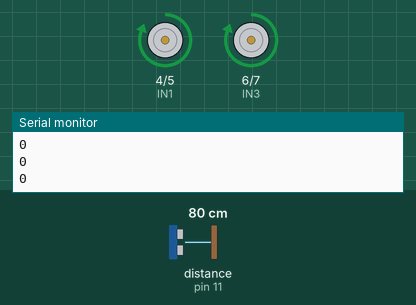
This sketch was run on a simulated Arduino Mega 2560, built with avr-gcc and run on an emulated ATmega2560. On the bench: motor-driver pin pairs drawn as motors (green arrow = first pin HIGH = forward, orange = second pin HIGH = backward, longer = more drive, scaled by the enable pin), the last lines printed to the serial monitor. The test bench sets the inputs (shaded band); at power-on: distance to the obstacle (sensor on pin 11) 80 cm.

Above: at 1.2 s.
1.3 s: distance to the obstacle (sensor on pin 11) set to 12 cm
2.8 s: distance to the obstacle (sensor on pin 11) set to 9 cm
At 3.6 s:
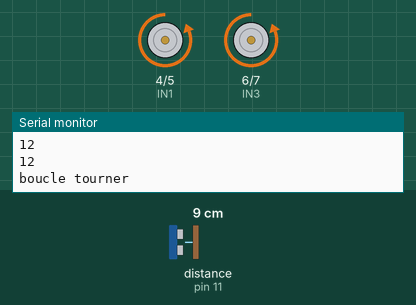
5.8 s: distance to the obstacle (sensor on pin 11) set to 18 cm
At 6.57 s:
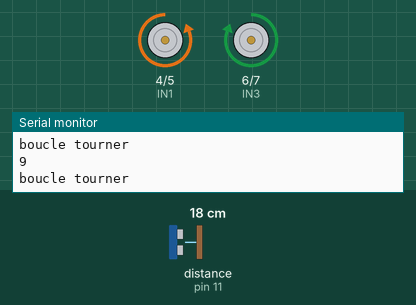
8.2 s: distance to the obstacle (sensor on pin 11) set to 2 cm
At 9.0 s:
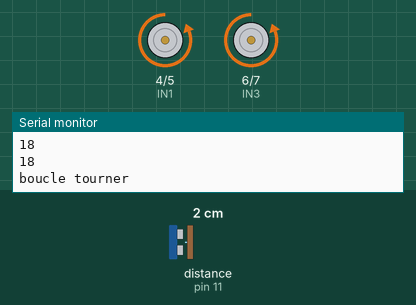
Timing chart, 0 to 12.2 s (numbered marks = the images above; inputs shaded):
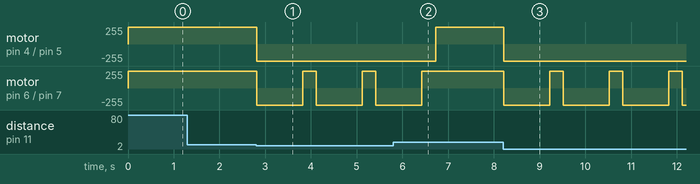

Measured:
- the behaviour switches between 11 and 10 cm on distance to the obstacle (sensor on pin 11) (found by bisection; images 0 and 1)
- after the input at 2.8 s, motor on pin 4 (IN1) / pin 5 (IN2): forward 255/255 → backward 255/255 at once; motor on pin 6 (IN3) / pin 7 (IN4): alternates forward 255/255 for 0.30 s and backward 255/255 for 1.0 s, starting at once
- after the input at 5.8 s, motor on pin 4 (IN1) / pin 5 (IN2): backward 255/255 → forward 255/255 after 0.92 s; motor on pin 6 (IN3) / pin 7 (IN4): goes on until 6.4 s, then stays forward 255/255
- after the input at 8.2 s, motor on pin 4 (IN1) / pin 5 (IN2): forward 255/255 → backward 255/255 at once; motor on pin 6 (IN3) / pin 7 (IN4): alternates forward 255/255 for 0.30 s and backward 255/255 for 1.0 s, starting at once

The sketch:

moteurs_ex.ino
```cpp
//-- MOTEUR A --
int ENA=9;//Connecté à Arduino pin 9(sortie PWM)
int IN1=4; //Connecté à Arduino pin 4
int IN2=5; //Connecté à Arduino pin 5
//-- MOTEUR B --
int ENB=10; //Connecté à Arduino pin 10(Sortie PWM)
int IN3=6; //Connecté à Arduino pin 6
int IN4=7; //Connecté à Arduino pin 7
#include <NewPing.h>

int val;
int cm;
NewPing sonar(12,11,50);
void setup() {
pinMode(ENA,OUTPUT); // Configurer
pinMode(ENB,OUTPUT); // les broches
pinMode(IN1,OUTPUT); // comme sortie
pinMode(IN2,OUTPUT);
pinMode(IN3,OUTPUT);
pinMode(IN4,OUTPUT);
digitalWrite(ENA,LOW);// Moteur A - Ne pas tourner
digitalWrite(ENB,LOW);// Moteur B - Ne pas tourner
Serial.begin(9600);


}
void loop() {

Serial.println(cm);

cm=sonar.ping_cm();
  if (cm>10 || cm==0){
// Direction du Moteur A
digitalWrite(IN1,HIGH);
digitalWrite(IN2,LOW);
// Direction du Moteur B
// NB: en sens inverse du moteur

digitalWrite(IN3,HIGH);
digitalWrite(IN4,LOW);


// Moteur A - Plein régime
analogWrite(ENA,255);
// Moteur B - Mi-régime
analogWrite(ENB,255);}

else{
  Serial.println("boucle tourner");
  analogWrite(ENA,255);
  analogWrite(ENB,255);

  digitalWrite(IN1,LOW);
digitalWrite(IN2,HIGH);
// Direction du Moteur B
// NB: en sens inverse du moteur

digitalWrite(IN3,LOW);
digitalWrite(IN4,HIGH);

delay(1000);
  analogWrite(ENA,255);
  analogWrite(ENB,255);

  digitalWrite(IN1,LOW);
digitalWrite(IN2,HIGH);
// Direction du Moteur B
// NB: en sens inverse du moteur

digitalWrite(IN3,HIGH);
digitalWrite(IN4,LOW);
delay(300);
  }
}
```
